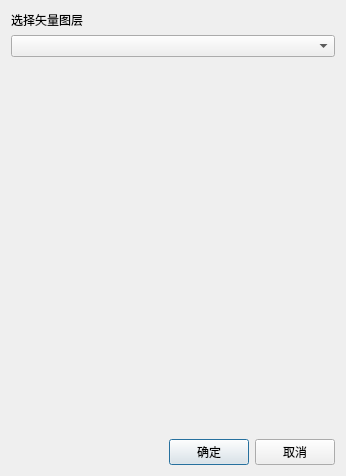
<?xml version="1.0" encoding="UTF-8"?>
<ui version="4.0">
 <class>StatisticClass</class>
 <widget class="QDialog" name="StatisticClass">
  <property name="geometry">
   <rect>
    <x>0</x>
    <y>0</y>
    <width>346</width>
    <height>476</height>
   </rect>
  </property>
  <property name="windowTitle">
   <string>矢量数据统计</string>
  </property>
  <layout class="QGridLayout" name="gridLayout">
   <item row="2" column="1">
    <spacer name="verticalSpacer">
     <property name="orientation">
      <enum>Qt::Vertical</enum>
     </property>
     <property name="sizeHint" stdset="0">
      <size>
       <width>20</width>
       <height>40</height>
      </size>
     </property>
    </spacer>
   </item>
   <item row="3" column="1">
    <widget class="QPushButton" name="pushButton">
     <property name="text">
      <string>确定</string>
     </property>
    </widget>
   </item>
   <item row="3" column="2">
    <widget class="QPushButton" name="pushButton_2">
     <property name="text">
      <string>取消</string>
     </property>
    </widget>
   </item>
   <item row="2" column="2">
    <spacer name="verticalSpacer_2">
     <property name="orientation">
      <enum>Qt::Vertical</enum>
     </property>
     <property name="sizeHint" stdset="0">
      <size>
       <width>20</width>
       <height>40</height>
      </size>
     </property>
    </spacer>
   </item>
   <item row="3" column="0">
    <spacer name="horizontalSpacer">
     <property name="orientation">
      <enum>Qt::Horizontal</enum>
     </property>
     <property name="sizeHint" stdset="0">
      <size>
       <width>40</width>
       <height>20</height>
      </size>
     </property>
    </spacer>
   </item>
   <item row="0" column="0" colspan="3">
    <widget class="QLabel" name="label">
     <property name="text">
      <string>选择矢量图层</string>
     </property>
    </widget>
   </item>
   <item row="1" column="0" colspan="3">
    <widget class="QComboBox" name="comboBox"/>
   </item>
  </layout>
 </widget>
 <layoutdefault spacing="6" margin="11"/>
 <resources/>
 <connections/>
</ui>
